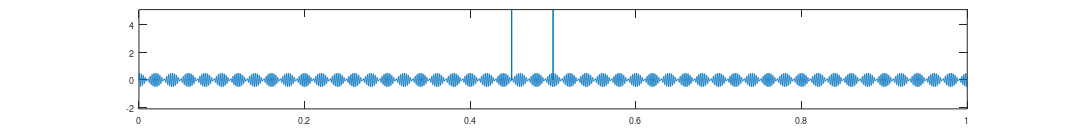

The MATLAB script that drew this image:
clear;
close all;

fs=22050;
a=0;b=1;t = a:(1/fs)*(b-a):b-(1/(fs*(b-a))); 
f = 0.25*sin(400*2*pi*t)+0.25*sin(450*2*pi*t); 
t1 = round(4.5*fs/10);
t2 = round(5*fs/10);
f(t1)=10;
f(t2)=10;	  

figure;
h = plot(t,f);       
set(h,'LineWidth',1);
axis([a,b,-2.1,5.1])
printPaperPosition = [1   10   16.7  2]; %[left, bottom, width, height]
printFile = 'Sound_TwoSineTwoImpulse';
set(gcf,'PaperPosition',printPaperPosition); 
print('-dpng',strcat(printFile),'-r600');

audiowrite('Sound_TwoSineTwoImpulse.wav', f, fs)